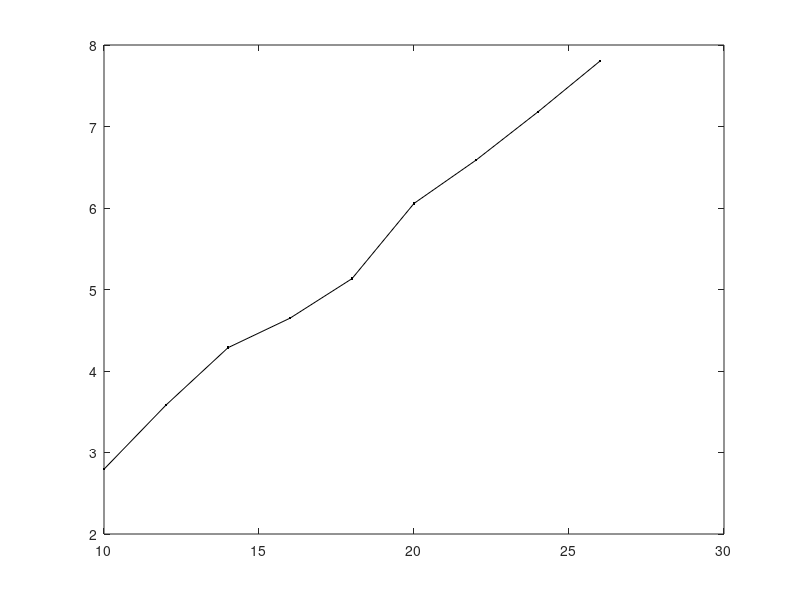

This figure's MATLAB source:
u =(10:2:26);
i =[0.065 0.081 0.099 0.117 0.137 0.156 0.177 0.200 0.220];
v1=[2.795 3.582 4.286 4.648 5.133 6.056 6.587 7.180 7.803];
r=0.5*103.84*10^(-3);
s=pi*r*r;
rho=1.185;
p0=u.*i
p1=0.5.*rho.*s.*(v1.^3)
ita=p1./p0

plot(u, v1, '.-k');
